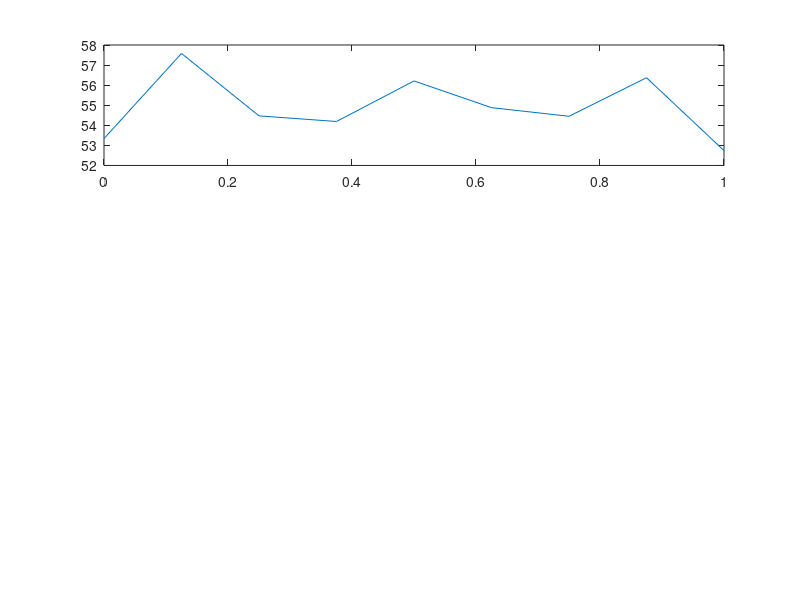

The MATLAB source for this figure: (Note: this script raises an error after producing the figure.)
function Zad_5
load('energy.mat');

[country, source, degrees, y_original, y_yearly, y_approximation, mse, msek] = zadanie5(energy);
end

function [country, source, degrees, x_coarse, x_fine, y_original, y_yearly, y_approximation, mse, msek] = zadanie5(energy)

% Głównym celem tej funkcji jest wyznaczenie danych na potrzeby analizy dokładności aproksymacji cosinusowej.
%
% energy - struktura danych wczytana z pliku energy.mat
% country - [String] nazwa kraju
% source  - [String] źródło energii
% x_coarse - wartości x danych aproksymowanych
% x_fine - wartości, w których wyznaczone zostaną wartości funkcji aproksymującej
% y_original - dane wejściowe, czyli pomiary produkcji energii zawarte w wektorze energy.(country).(source).EnergyProduction
% y_yearly - wektor danych rocznych
% y_approximation - tablica komórkowa przechowująca wartości nmax funkcji aproksymujących dane roczne.
%   - nmax = length(y_yearly)-1
%   - y_approximation{1,i} stanowi aproksymację stopnia i
%   - y_approximation{1,i} stanowi wartości funkcji aproksymującej w punktach x_fine
% mse - wektor mający nmax wierszy: mse(i) zawiera wartość błędu średniokwadratowego obliczonego dla aproksymacji stopnia i.
%   - mse liczony jest dla aproksymacji wyznaczonej dla wektora x_coarse
% msek - wektor mający nmax wierszy: msek zawiera wartości błędów różnicowych zdefiniowanych w treści zadania 5
%   - msek(i) porównuj aproksymacje wyznaczone dla i-tego oraz (i+1) stopnia wielomianu
%   - msek liczony jest dla aproksymacji wyznaczonych dla wektora x_fine

country = 'Spain';
source = 'Nuclear';
degrees = [1, 2, 3, 4];
x_coarse = [];
x_fine = [];
y_original = [];
y_yearly = [];
y_approximation = [];
mse = [];
msek = [];

% Sprawdzenie dostępności danych
if isfield(energy, country) && isfield(energy.(country), source)
    % Przygotowanie danych do aproksymacji
    dates = energy.(country).(source).Dates;
    y_original = energy.(country).(source).EnergyProduction;
    y_original_mean = movmean(y_original,[11,0]);
    
    % Obliczenie danych rocznych
    n_years = floor(length(y_original) / 12);
    y_cut = y_original(end-12*n_years+1:end);
    y4sum = reshape(y_cut, [12 n_years]);
    y_yearly = sum(y4sum,1)';
    
    % degrees =
    
    % Przygotowanie danych do aproksymacji
    N = length(y_yearly);
    P = (N-1)*8+1; % liczba wartości funkcji aproksymującej
    x_coarse = linspace(0, 1, N)';
    x_fine = linspace(0, 1, P)';
    
    % Pętla po wielomianach różnych stopni
    for i = 1:N
        X = dct2_custom(y_yearly, i);
        y_approximation{i} = idct2_custom(X, i, N, P);
        y_coarse = idct2_custom(X, i, N, N);
        mse(i) = mean((y_yearly - y_coarse).^2);
        if i > 1
            msek(i-1) = mean((y_approximation{i} - y_approximation{i-1}).^2);
        end
    end
    
    mse = mse';
    msek = msek';
    
    
    subplot(3,1,1);
    plot(x_coarse, y_yearly, 'DisplayName', 'Dane oryginalne');
    hold on
    for i = 1:length(degrees)
        plot(x_fine, y_approximation{degrees(i)}, 'DisplayName', string(degrees(i)))
    end
    hold off
    xlabel('x')
    ylabel('Produkcja energii [TWh]')
    title(['Produkcja energii elektrycznej w kraju: ', country, ', źródło: ', source])
    legend('location', 'eastoutside');
    
    subplot(3,1,2);
    semilogy(mse);
    xlabel('Stopień wielomianu');
    ylabel('Błąd średniokwadratowy (log)');
    title('Błąd średniokwadratowy aproksymacji (MSE)');
    
    subplot(3,1,3);
    semilogy(msek);
    xlabel('Stopień wielomianu');
    ylabel('Błąd różnicowy (log)');
    title('Błąd różnicowy aproksymacji (MSEK)');
    
    saveas(gcf, 'zadanie5.png');
else
    disp(['Dane dla (country=', country, ') oraz (source=', source, ') nie są dostępne.']);
end

end

function X = dct2_custom(x, kmax)
% Wyznacza kmax pierwszych współczynników DCT-2 dla wektora wejściowego x.
N = length(x);
X = zeros(kmax, 1);
c2 = sqrt(2/N);
c3 = pi/2/N;
nn = (1:N)';

X(1) = sqrt(1/N) * sum( x(nn) );
for k = 2:kmax
    X(k) = c2 * sum( x(nn) .* cos(c3 * (2*(nn-1)+1) * (k-1)) );
end
end

function x = idct2_custom(X, kmax, N, P)
% Wyznacza wartości aproksymacji cosinusowej x.
% X - współczynniki DCT
% kmax - liczba współczynników DCT zastosowanych do wyznaczenia wektora x
% N - liczba danych dla których została wyznaczona macierz X
% P - długość zwracanego wektora x (liczba wartości funkcji aproksymującej w przedziale [0,1])
x = zeros(P, 1);
kk = (2:kmax)';
c1 = sqrt(1/N);
c2 = sqrt(2/N);
c3 = pi*(N - 1)/(2*N*(P - 1));
c4 = -(pi*(N - P))/(2*N*(P - 1));

for n = 1:P
    x(n) = c1*X(1) + c2*sum( X(kk) .* cos((c3*(2*(n-1)+1)+c4) * (kk-1)) );
end
end